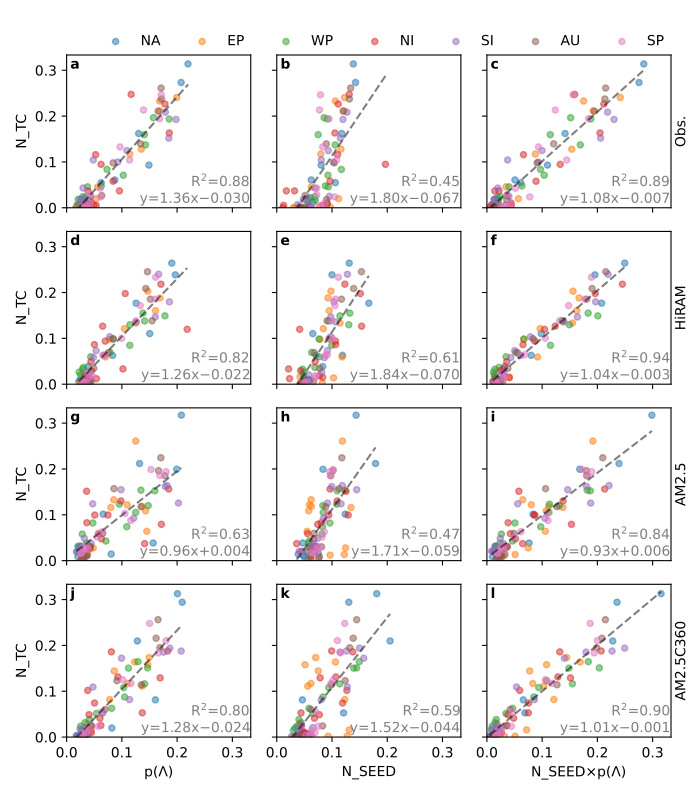

This figure's Python source:
#!/usr/bin/env python
# Wenchang Yang (wenchang@princeton.edu)
# Thu Jun  4 11:50:59 EDT 2020
if __name__ == '__main__':
    from misc.timer import Timer
    tt = Timer(f'start {__file__}')
import sys, os.path, os, glob
import xarray as xr, numpy as np, pandas as pd
import matplotlib.pyplot as plt
#more imports
#import xaddon
import xlinregress
#from data_basin_areas import da as basin_areas
#
if __name__ == '__main__':
    tt.check('end import')
#
#start from here
datafile = __file__.replace('.py', '.nc')
if os.path.exists(datafile):
    ds = xr.open_dataset(datafile)
    print('[loaded]:', datafile)
else:
    from ERA5.fig_scatter_ntc_vs_all_mbasins_rainy import ds as ds_obs #ntc is from IBTrACS in ds_obs
    from amipHadISST.fig_scatter_ntc_vs_all_mbasins_rainy import ds as ds_hiram
    from AM2p5.fig_scatter_ntc_vs_all_mbasins_rainy import ds as ds_floram
    from AM2p5C360.fig_scatter_ntc_vs_all_mbasins_rainy2xvort import ds as ds_floramplus
    """
    basin_area_on = [False, True][0]
    if basin_area_on: #p weighted by basin area, NA area is 1
        ds_obs['p'] = ds_obs['p']*(basin_areas/basin_areas.sel(basin='NA')) # normalized by basin areas, NA area is 1
        ds_hiram['p'] = ds_hiram['p']*(basin_areas/basin_areas.sel(basin='NA')) # normalized by basin areas, NA area is 1
        ds_floram['p'] = ds_floram['p']*(basin_areas/basin_areas.sel(basin='NA')) # normalized by basin areas, NA area is 1
        ds_floramplus['p'] = ds_floramplus['p']*(basin_areas/basin_areas.sel(basin='NA')) # normalized by basin areas, NA area is 1
    """
    # normalize by annual total value
    func_norm = lambda x: x/x.sum('month')
    ds_obs = ds_obs.pipe(func_norm)
    ds_hiram = ds_hiram.pipe(func_norm)
    ds_floram = ds_floram.pipe(func_norm)
    ds_floramplus = ds_floramplus.pipe(func_norm)
    # concatenate data
    ds = xr.concat([ds_obs, ds_hiram, ds_floram, ds_floramplus], dim=pd.Index(['Obs.', 'HiRAM', 'AM2.5', 'AM2.5C360'], name='model'))
    ds.to_netcdf(datafile)
    print('[saved]:', datafile)
ds_ = ds.stack(s=['basin', 'month'])

def scatterplot(x=None, y=None, data=None, ax=None, 
    xlabel=None, ylabel=None, title=None, alpha=0.5, 
    tag=None, scatter_on=True, rg_on=True, **kws):
    if ax is None:
        ax = plt.gca()
    if tag is None:
        tag = ''
    if scatter_on:
        ax.scatter(x=x, y=y, data=data, alpha=0.5, s=20, **kws)
    ax.set_xlim(0, None)
    ax.set_ylim(0, None)
    if xlabel is not None:
        ax.set_xlabel(xlabel)
    if ylabel is not None:
        ax.set_ylabel(ylabel)
    if title is not None:
        ax.set_title(title, loc='left')

    # linear regression
    if rg_on:
        xx, yy = data[x], data[y]
        rg = yy.linregress.on(xx)
        ax.plot([xx.min(), xx.max()], [rg.predicted.min(), rg.predicted.max()], color='k', ls='--', alpha=.5)
        # text
        if rg.intercept.item()>=0:
            #s = f'{tag}\ny={rg.slope.item():.1f}x $+$ {rg.intercept.item():.3f}\nr$^2$={rg.r.item()**2:.2f}'
            s = f'R$^2$={rg.r.item()**2:.2f}\ny={rg.slope.item():.2f}x$+${rg.intercept.item():.3f}'
        else:
            #s = f'{tag}\ny={rg.slope.item():.1f}x $-$ {-rg.intercept.item():.3f}\nr$^2$={rg.r.item()**2:.2f}'
            s = f'R$^2$={rg.r.item()**2:.2f}\ny={rg.slope.item():.2f}x$-${-rg.intercept.item():.3f}'
        #ax.text(0.02, 1-0.02, s, ha='left', va='top', transform=ax.transAxes)
        ax.text(1-0.0, 0.0, s, ha='right', va='bottom', transform=ax.transAxes, color='k', alpha=0.5)
        ax.text(0.02, 1-0.02, f'{tag}', ha='left', va='top', transform=ax.transAxes)
        #print(rg)

basins = ['NA', 'EP', 'WP', 'NI', 'SI', 'AU', 'SP'] 
 
if __name__ == '__main__':
    from wyconfig import * #my plot settings
    plt.rcParams['figure.constrained_layout.use'] = False
    plt.close()
    #fig, axes = plt.subplots(4, 3, sharey=True, sharex='$ol', figsize=(7.5,6.5))
    fig, axes = plt.subplots(4, 3, sharey=True, sharex=True, figsize=(7,8), dpi=98)
    suptitle = None #'Obs. (IBTrACS TC)'
    #figname = __file__.replace('.py', f'_{tt.today()}.png')
    """
    if basin_area_on:
        figname = figname.replace(f'_{tt.today()}', f'_areaWeighted_{tt.today()}')
    """
    #obs
    #ds = ds_obs.stack(s=['basin', 'month'])
    ds = ds_.sel(model='Obs.')

    ax = axes[0, 0]
    #scatterplot(ax=ax, xlabel='ERA5 p($\Lambda$)', ylabel='IBTrACS N_TC', x='p', y='ntc', data=ds)
    #scatterplot(ax=ax, xlabel=None, ylabel='N_TC', x='p', y='ntc', data=ds, title=None, tag='(a)', color='.99', label=None)
    scatterplot(ax=ax, xlabel=None, ylabel='N_TC', x='p', y='ntc', data=ds, title=None, tag=None, color='.99', label=None)
    ax.text(0.02, 0.98, 'a ', ha='left', va='top', transform=ax.transAxes, fontweight='bold')
    for basin in basins:
        scatterplot(ax=ax, x='p', y='ntc', data=ds.sel(basin=basin), rg_on=False, label=basin)

    ax = axes[0, 1]
    #scatterplot(ax=ax, xlabel='N_SEED', x='nseed', y='ntc', data=ds)
    #scatterplot(ax=ax, xlabel=None, x='nseed', y='ntc', data=ds, tag='(b)', color='.99', label=None)
    scatterplot(ax=ax, xlabel=None, x='nseed', y='ntc', data=ds, tag=None, color='.99', label=None)
    ax.text(0.02, 0.98, 'b ', ha='left', va='top', transform=ax.transAxes, fontweight='bold')
    for basin in basins:
        scatterplot(ax=ax, x='nseed', y='ntc', data=ds.sel(basin=basin), rg_on=False, label=basin)

    ax = axes[0, 2]
    #scatterplot(ax=ax, xlabel='N_SEED$\\times$p($\Lambda$)', x='nseedxp', y='ntc', data=ds)
    #scatterplot(ax=ax, xlabel=None, x='nseedxp', y='ntc', data=ds, tag='(c)', color='.99', label=None)
    scatterplot(ax=ax, xlabel=None, x='nseedxp', y='ntc', data=ds, tag=None, color='.99', label=None)
    ax.text(0.02, 0.98, 'c ', ha='left', va='top', transform=ax.transAxes, fontweight='bold')
    for basin in basins:
        scatterplot(ax=ax, x='nseedxp', y='ntc', data=ds.sel(basin=basin), rg_on=False, label=basin)
    #ax.text(0.99, 0.01, 'Obs.', transform=ax.transAxes, ha='right', va='bottom')

    #ds = ds_hiram.stack(s=['basin', 'month'])
    ds = ds_.sel(model='HiRAM')
    ax = axes[1, 0]
    #scatterplot(ax=ax, xlabel='p($\Lambda$)', ylabel='HiRAM N_TC', x='p', y='ntc', data=ds)
    #scatterplot(ax=ax, xlabel=None, ylabel='N_TC', x='p', y='ntc', data=ds, title=None, tag='(d)', color='.99', label=None)
    scatterplot(ax=ax, xlabel=None, ylabel='N_TC', x='p', y='ntc', data=ds, title=None, tag=None, color='.99', label=None)
    ax.text(0.02, 0.98, 'd ', ha='left', va='top', transform=ax.transAxes, fontweight='bold')
    for basin in basins:
        scatterplot(ax=ax, x='p', y='ntc', data=ds.sel(basin=basin), rg_on=False, label=basin)

    ax = axes[1, 1]
    #scatterplot(ax=ax, xlabel=None, x='nseed', y='ntc', data=ds, tag='(e)', color='.99', label=None)
    scatterplot(ax=ax, xlabel=None, x='nseed', y='ntc', data=ds, tag=None, color='.99', label=None)
    ax.text(0.02, 0.98, 'e ', ha='left', va='top', transform=ax.transAxes, fontweight='bold')
    for basin in basins:
        scatterplot(ax=ax, x='nseed', y='ntc', data=ds.sel(basin=basin), rg_on=False, label=basin)

    ax = axes[1, 2]
    #scatterplot(ax=ax, xlabel=None, x='nseedxp', y='ntc', data=ds, tag='(f)', color='.99', label=None)
    scatterplot(ax=ax, xlabel=None, x='nseedxp', y='ntc', data=ds, tag=None, color='.99', label=None)
    ax.text(0.02, 0.98, 'f ', ha='left', va='top', transform=ax.transAxes, fontweight='bold')
    for basin in basins:
        scatterplot(ax=ax, x='nseedxp', y='ntc', data=ds.sel(basin=basin), rg_on=False, label=basin)
    #ax.text(0.99, 0.01, 'HiRAM', transform=ax.transAxes, ha='right', va='bottom')

    #ds = ds_floram.stack(s=['basin', 'month'])
    ds = ds_.sel(model='AM2.5')
    ax = axes[2, 0]
    #scatterplot(ax=ax, xlabel='p($\Lambda$)', ylabel='HiRAM N_TC', x='p', y='ntc', data=ds)
    #scatterplot(ax=ax, xlabel=None, ylabel='N_TC', x='p', y='ntc', data=ds, title=None, tag='(g)', color='.99', label=None)
    scatterplot(ax=ax, xlabel=None, ylabel='N_TC', x='p', y='ntc', data=ds, title=None, tag=None, color='.99', label=None)
    ax.text(0.02, 0.98, 'g ', ha='left', va='top', transform=ax.transAxes, fontweight='bold')
    for basin in basins:
        scatterplot(ax=ax, x='p', y='ntc', data=ds.sel(basin=basin), rg_on=False, label=basin)

    ax = axes[2, 1]
    #scatterplot(ax=ax, xlabel=None, x='nseed', y='ntc', data=ds, tag='(h)', color='.99', label=None)
    scatterplot(ax=ax, xlabel=None, x='nseed', y='ntc', data=ds, tag=None, color='.99', label=None)
    ax.text(0.02, 0.98, 'h ', ha='left', va='top', transform=ax.transAxes, fontweight='bold')
    for basin in basins:
        scatterplot(ax=ax, x='nseed', y='ntc', data=ds.sel(basin=basin), rg_on=False, label=basin)

    ax = axes[2, 2]
    #scatterplot(ax=ax, xlabel=None, x='nseedxp', y='ntc', data=ds, tag='(i)', color='.99', label=None)
    scatterplot(ax=ax, xlabel=None, x='nseedxp', y='ntc', data=ds, tag=None, color='.99', label=None)
    ax.text(0.02, 0.98, 'i ', ha='left', va='top', transform=ax.transAxes, fontweight='bold')
    for basin in basins:
        scatterplot(ax=ax, x='nseedxp', y='ntc', data=ds.sel(basin=basin), rg_on=False, label=basin)
    #ax.text(0.99, 0.01, 'AM2.5', transform=ax.transAxes, ha='right', va='bottom')

    #ds = ds_floramplus.stack(s=['basin', 'month'])
    ds = ds_.sel(model='AM2.5C360')
    ax = axes[3, 0]
    #scatterplot(ax=ax, xlabel='p($\Lambda$)', ylabel='HiRAM N_TC', x='p', y='ntc', data=ds)
    #scatterplot(ax=ax, xlabel='p($\Lambda$)', ylabel='N_TC', x='p', y='ntc', data=ds, title=None, tag='(j)', color='.99', label=None)
    scatterplot(ax=ax, xlabel='p($\Lambda$)', ylabel='N_TC', x='p', y='ntc', data=ds, title=None, tag=None, color='.99', label=None)
    ax.text(0.02, 0.98, 'j ', ha='left', va='top', transform=ax.transAxes, fontweight='bold')
    for basin in basins:
        scatterplot(ax=ax, x='p', y='ntc', data=ds.sel(basin=basin), rg_on=False, label=basin)
    #ax.set_xlim(0, 0.21)
    """
    key = 'p'
    xmax = max( ds_obs[key].max(), ds_hiram[key].max(), ds_floram[key].max(), ds_floramplus[key].max())
    f = 1.05 #scale factor
    ax.set_xlim(0, xmax*f)
    #ax.plot([0, xmax*f], [0, xmax*f], color='gray', ls='--')
    """

    ax = axes[3, 1]
    #scatterplot(ax=ax, xlabel='N_SEED', x='nseed', y='ntc', data=ds, tag='(k)', color='.99', label=None)
    scatterplot(ax=ax, xlabel='N_SEED', x='nseed', y='ntc', data=ds, tag=None, color='.99', label=None)
    ax.text(0.02, 0.98, 'k ', ha='left', va='top', transform=ax.transAxes, fontweight='bold')
    for basin in basins:
        scatterplot(ax=ax, x='nseed', y='ntc', data=ds.sel(basin=basin), rg_on=False, label=basin)
    """
    #ax.set_xlim(0, 50) # key = 'nseed'; max( ds_obs[key].max(), ds_hiram[key].max(), ds_floram[key].max(), ds_floramplus[key].max())
    key = 'nseed'
    xmax = max( ds_obs[key].max(), ds_hiram[key].max(), ds_floram[key].max(), ds_floramplus[key].max())
    ax.set_xlim(0, xmax*f)
    """

    ax = axes[3, 2]
    #scatterplot(ax=ax, xlabel='N_SEED$\\times$p($\Lambda$)', x='nseedxp', y='ntc', data=ds, tag='(l)', color='.99', label=None)
    scatterplot(ax=ax, xlabel='N_SEED$\\times$p($\Lambda$)', x='nseedxp', y='ntc', data=ds, tag=None, color='.99', label=None)
    ax.text(0.02, 0.98, 'l ', ha='left', va='top', transform=ax.transAxes, fontweight='bold')
    for basin in basins:
        scatterplot(ax=ax, x='nseedxp', y='ntc', data=ds.sel(basin=basin), rg_on=False, label=basin)
    """
    #ax.set_xlim(0, 6) # key = 'nseedxp'; max( ds_obs[key].max(), ds_hiram[key].max(), ds_floram[key].max(), ds_floramplus[key].max())
    key = 'nseedxp'
    xmax = max( ds_obs[key].max(), ds_hiram[key].max(), ds_floram[key].max(), ds_floramplus[key].max())
    ax.set_xlim(0, xmax*f)
    #ax.set_ylim(0,8)
    """
    key = 'ntc'
    #ymax = max( ds_obs[key].max(), ds_hiram[key].max(), ds_floram[key].max(), ds_floramplus[key].max())
    ymax = ds_[key].max()
    f = 1.05 #scale factor
    ax.set_ylim(0, ymax*f)
    ax.set_xlim(0, ymax*f)

    if suptitle is not None:
        fig.suptitle(suptitle)
    plt.tight_layout(rect=[0,0,1-0.02,0.95])
    axes[0, 2].legend(bbox_to_anchor=(1, 1), loc='lower right', frameon=False, borderpad=0, ncol=7)
    theta = 90
    ax = axes[0,2]; ax.text(1.02, 0.5, 'Obs.', transform=ax.transAxes, ha='left', va='center', rotation=theta)
    ax = axes[1,2]; ax.text(1.02, 0.5, 'HiRAM', transform=ax.transAxes, ha='left', va='center', rotation=theta)
    ax = axes[2,2]; ax.text(1.02, 0.5, 'AM2.5', transform=ax.transAxes, ha='left', va='center', rotation=theta)
    ax = axes[3,2]; ax.text(1.02, 0.5, 'AM2.5C360', transform=ax.transAxes, ha='left', va='center', rotation=theta)

    if len(sys.argv) > 1 and sys.argv[1] == 'savefig':
        #figname = __file__.replace('.py', '.png')
        figname = __file__.replace('.py', '.pdf')
        wysavefig(figname)

    tt.check(f'**Done**')
    plt.show()
    plt.rcParams['figure.constrained_layout.use'] = True
    
